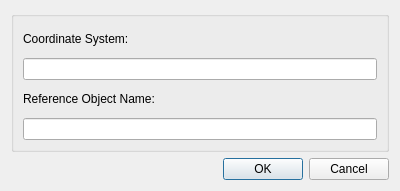
<?xml version="1.0" encoding="UTF-8"?>
<ui version="4.0">
 <class>DialogFileName</class>
 <widget class="QDialog" name="DialogFileName">
  <property name="geometry">
   <rect>
    <x>0</x>
    <y>0</y>
    <width>400</width>
    <height>191</height>
   </rect>
  </property>
  <property name="minimumSize">
   <size>
    <width>400</width>
    <height>190</height>
   </size>
  </property>
  <property name="maximumSize">
   <size>
    <width>400</width>
    <height>191</height>
   </size>
  </property>
  <property name="windowTitle">
   <string>Dialog</string>
  </property>
  <layout class="QGridLayout" name="gridLayout_2">
   <item row="0" column="0">
    <layout class="QVBoxLayout" name="verticalLayout">
     <item>
      <widget class="QGroupBox" name="groupBox">
       <layout class="QGridLayout" name="gridLayout">
        <item row="1" column="0">
         <widget class="QLineEdit" name="lineEdit"/>
        </item>
        <item row="3" column="0">
         <widget class="QLineEdit" name="lineEdit_2"/>
        </item>
        <item row="0" column="0">
         <widget class="QLabel" name="labelCoordinate">
          <property name="text">
           <string>Coordinate System:</string>
          </property>
         </widget>
        </item>
        <item row="2" column="0">
         <widget class="QLabel" name="labelReferenceObject">
          <property name="text">
           <string>Reference Object Name:</string>
          </property>
         </widget>
        </item>
       </layout>
      </widget>
     </item>
     <item>
      <widget class="QDialogButtonBox" name="buttonBox">
       <property name="orientation">
        <enum>Qt::Horizontal</enum>
       </property>
       <property name="standardButtons">
        <set>QDialogButtonBox::Cancel|QDialogButtonBox::Ok</set>
       </property>
      </widget>
     </item>
    </layout>
   </item>
  </layout>
 </widget>
 <resources/>
 <connections>
  <connection>
   <sender>buttonBox</sender>
   <signal>accepted()</signal>
   <receiver>DialogFileName</receiver>
   <slot>accept()</slot>
   <hints>
    <hint type="sourcelabel">
     <x>248</x>
     <y>254</y>
    </hint>
    <hint type="destinationlabel">
     <x>157</x>
     <y>274</y>
    </hint>
   </hints>
  </connection>
  <connection>
   <sender>buttonBox</sender>
   <signal>rejected()</signal>
   <receiver>DialogFileName</receiver>
   <slot>reject()</slot>
   <hints>
    <hint type="sourcelabel">
     <x>316</x>
     <y>260</y>
    </hint>
    <hint type="destinationlabel">
     <x>286</x>
     <y>274</y>
    </hint>
   </hints>
  </connection>
 </connections>
</ui>
